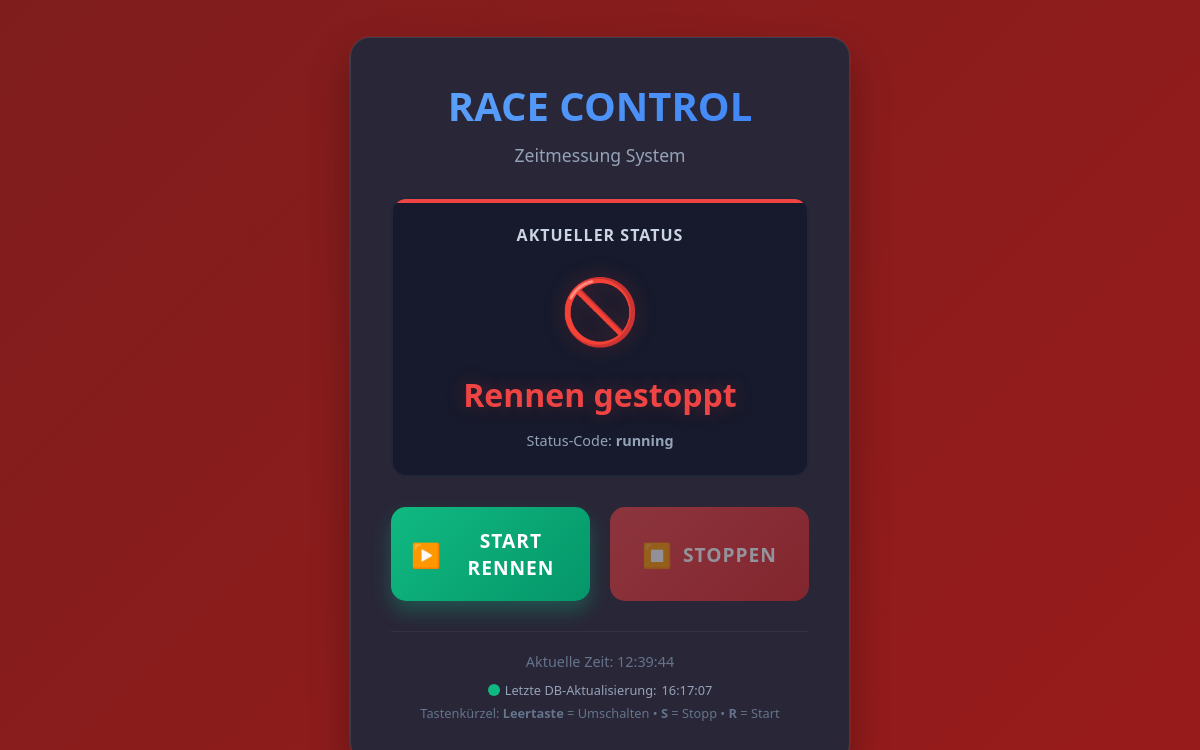
The page /Server_admin/xampp/race_control.php on the database as committed earlier.
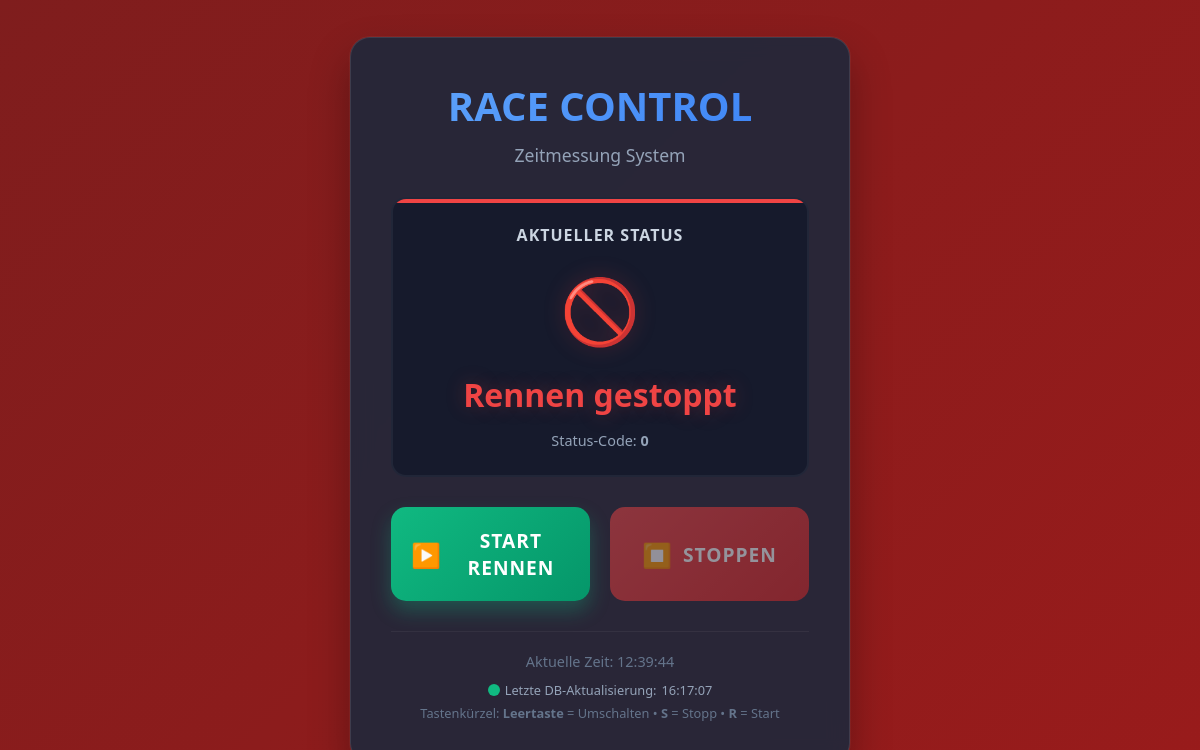
The same page on the database as committed later.
### tables this page shows
CREATE TABLE IF NOT EXISTS race_management  (
  name  VARCHAR(64) PRIMARY KEY,
  value VARCHAR(64) NOT NULL,
  updated_at DATETIME NOT NULL DEFAULT CURRENT_TIMESTAMP ON UPDATE CURRENT_TIMESTAMP
);

### Server_admin/xampp/race_control.php (the view, shortened to what this page needs)
<?php
$DB_HOST = 'localhost';
$DB_USER = 'root';
$DB_PASS = '';
$DB_NAME = 'zeitmessung';
$mysqli = new mysqli($DB_HOST, $DB_USER, $DB_PASS, $DB_NAME);
if (!$mysqli->connect_errno) {
    $mysqli->set_charset('utf8mb4');
    $result = $mysqli->query("SELECT value, updated_at FROM race_management WHERE name = 'Rennstatus'");
    if ($result && $result->num_rows > 0) {
        $row = $result->fetch_assoc();
        $current_status = $row['value'];
        $last_updated_db = $row['updated_at'];
    } else {
        $current_status = '1';
        $last_updated_db = date('Y-m-d H:i:s');
    }
} else {
    $current_status = '1';
    $last_updated_db = date('Y-m-d H:i:s');
}
if ($current_status == '1') {
    $status_text = "Rennen läuft";
    $status_color = "#10b981";
    $bg_gradient = "linear-gradient(135deg, #1e3a8a 0%, #1e40af 100%)";
    $button_start_disabled = true;
    $button_stop_disabled = false;
} else {
    $status_text = "Rennen gestoppt";
    $button_start_disabled = false;
    $button_stop_disabled = true;
}
?>
<!DOCTYPE html>
<html lang="de" data-theme="dark">
<head>
</head>
<body>
    <div class="container">
        <div class="header">
            <h1>RACE CONTROL</h1>
            <div class="subtitle">Zeitmessung System</div>
        </div>
        <div class="status-indicator">
            <div class="status-label">Aktueller Status</div>
            <div class="status-icon">
                <?php if ($current_status == '1'): ?>
                    🏁
                <?php else: ?>
                    🚫
                <?php endif; ?>
            </div>
            <div class="status-text <?php echo $current_status == '1' ? 'pulse' : ''; ?>">
                <?php echo $status_text; ?>
            </div>
            <div style="margin-top: 15px; font-size: 0.9rem; color: #94a3b8;">
                Status-Code: <strong><?php echo $current_status; ?></strong>
            </div>
        </div>
        <div class="buttons">
            <button class="btn btn-start"
                    onclick="updateRaceStatus('start')"
                    <?php if ($button_start_disabled) echo 'disabled'; ?>>
                <span class="btn-icon">▶️</span>
                START RENNEN
            </button>
            <button class="btn btn-stop"
                    onclick="updateRaceStatus('stop')"
                    <?php if ($button_stop_disabled) echo 'disabled'; ?>>
                <span class="btn-icon">⏹️</span>
                STOPPEN
            </button>
        </div>
        <div class="last-updated">
            <div>Aktuelle Zeit: <span id="current-time">--:--:--</span></div>
            <div class="database-update">
                <span class="sync-indicator"></span>
                Letzte DB-Aktualisierung: <span id="last-db-update" title="<?php echo $last_updated_db; ?>"><?php echo date('H:i:s', strtotime($last_updated_db)); ?></span>
            </div>
            <div style="margin-top: 5px; font-size: 0.8rem;">
                Tastenkürzel: <strong>Leertaste</strong> = Umschalten • <strong>S</strong> = Stopp • <strong>R</strong> = Start
            </div>
        </div>
    </div>
</body>
</html>

Rows that differ between the two databases and show on the page:
changed race_management "Rennen gestoppt": value "running" → "0"
